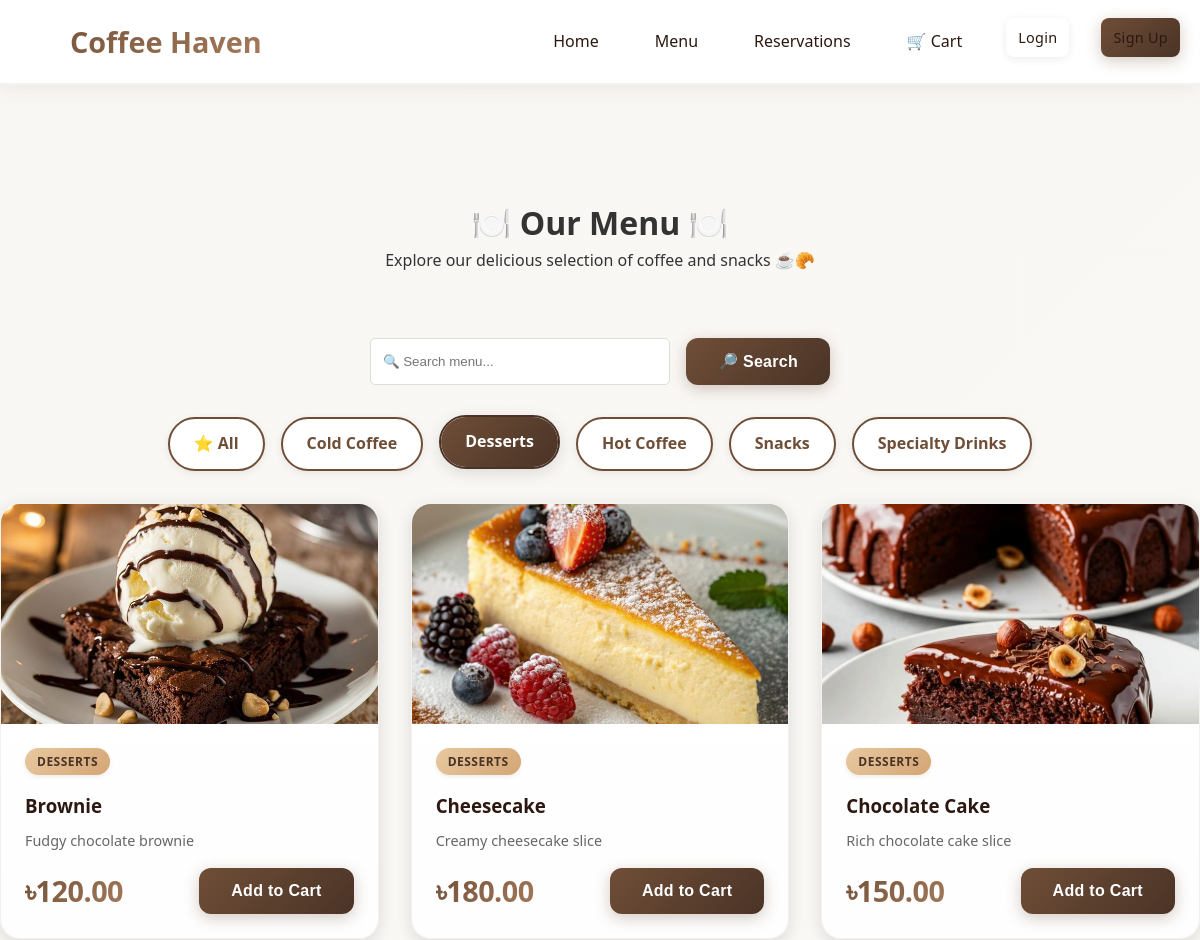
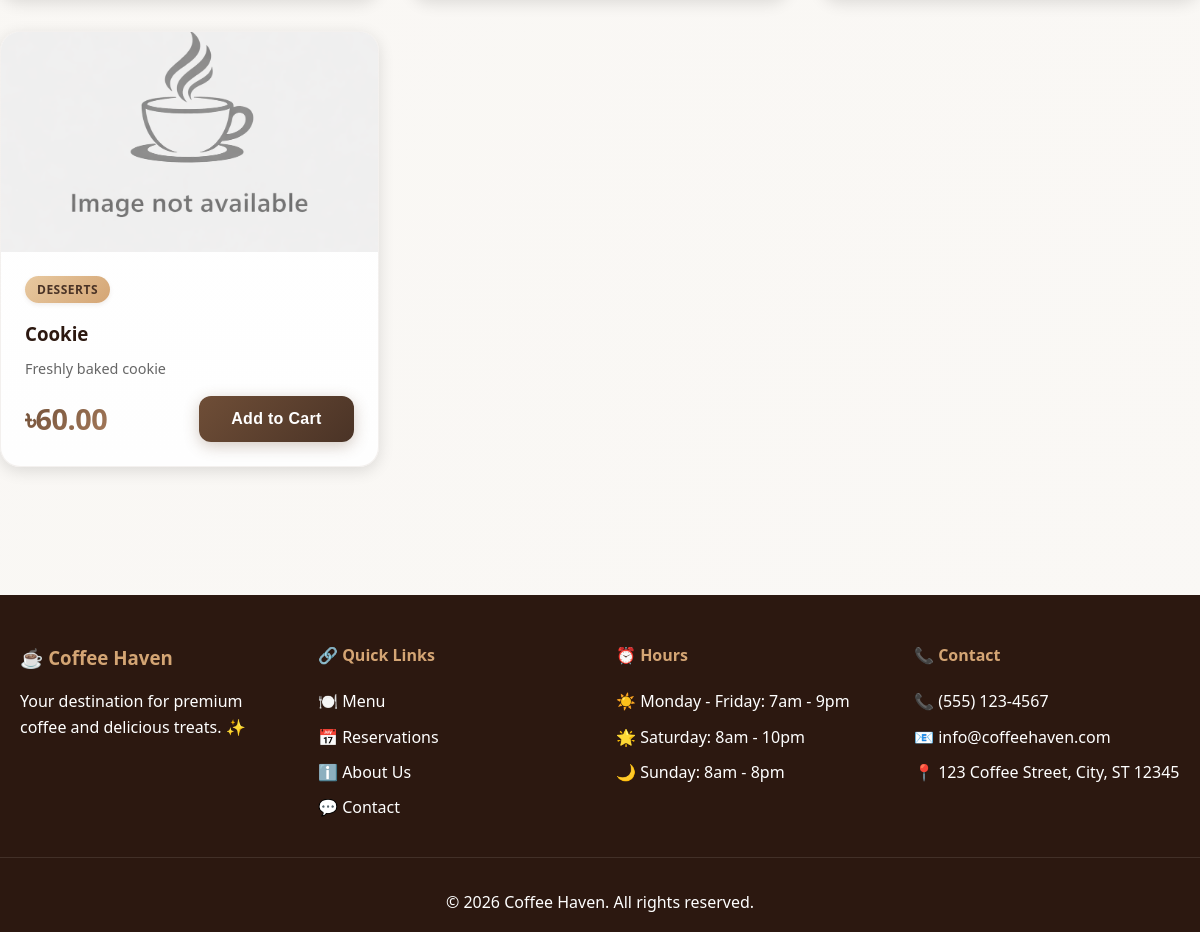
/menu.php?category=5, run on the app's committed database (2 pictures, top to bottom).
### tables this page shows
CREATE TABLE IF NOT EXISTS categories (
    id INT PRIMARY KEY AUTO_INCREMENT,
    name VARCHAR(50) NOT NULL,
    description TEXT,
    image VARCHAR(255)
);

CREATE TABLE IF NOT EXISTS products (
    id INT PRIMARY KEY AUTO_INCREMENT,
    name VARCHAR(100) NOT NULL,
    description TEXT,
    price DECIMAL(10, 2) NOT NULL,
    category_id INT,
    image VARCHAR(255),
    stock INT DEFAULT 0,
    is_available BOOLEAN DEFAULT TRUE,
    created_at TIMESTAMP DEFAULT CURRENT_TIMESTAMP,
    FOREIGN KEY (category_id) REFERENCES categories(id) ON DELETE SET NULL
);

### includes/functions.php (called while the page is built, shortened)
<?php
function format_price($price) {
    return CURRENCY . number_format($price, 2);
}
?>

### menu.php (the view, shortened to what this page needs)
<?php
require_once 'includes/functions.php';
$conn = getDBConnection();
$categories_result = $conn->query("SELECT * FROM categories ORDER BY name");
$category_filter = isset($_GET['category']) ? (int)$_GET['category'] : 0;
$search = isset($_GET['search']) ? sanitize_input($_GET['search']) : '';
$query = "SELECT p.*, c.name as category_name FROM products p
          LEFT JOIN categories c ON p.category_id = c.id
          WHERE p.is_available = 1";
if ($category_filter > 0) {
    $query .= " AND p.category_id = " . $category_filter;
}
$query .= " ORDER BY p.name";
$products_result = $conn->query($query);
?>
<!DOCTYPE html>
<html lang="en">
<head>
    <link rel="stylesheet" href="assets/css/style.css">
</head>
<body>
    <?php include 'includes/header.php'; ?>
    <div class="menu-container">
        <div class="menu-header">
            <h1>🍽️ Our Menu 🍽️</h1>
            <p>Explore our delicious selection of coffee and snacks ☕🥐</p>
        </div>
        <div class="menu-filters">
            <form method="GET" class="search-form">
                <input type="text" name="search" placeholder="🔍 Search menu..." value="<?php echo htmlspecialchars($search); ?>">
                <button type="submit" class="btn btn-primary">🔎 Search</button>
            </form>
            <div class="category-filters">
                <a href="menu.php" class="filter-btn <?php echo $category_filter == 0 ? 'active' : ''; ?>">⭐ All</a>
                <?php while ($category = $categories_result->fetch_assoc()): ?>
                    <a href="menu.php?category=<?php echo $category['id']; ?>"
                       class="filter-btn <?php echo $category_filter == $category['id'] ? 'active' : ''; ?>">
                        <?php echo htmlspecialchars($category['name']); ?>
                    </a>
                <?php endwhile; ?>
            </div>
        </div>
        <div class="products-grid">
            <?php if ($products_result->num_rows > 0): ?>
                <?php while ($product = $products_result->fetch_assoc()): ?>
                    <div class="product-card">
                        <div class="product-image">
                            <img src="assets/images/products/<?php echo htmlspecialchars($product['image']); ?>"
                                 alt="<?php echo htmlspecialchars($product['name']); ?>"
                                 onerror="this.src='assets/images/placeholder.png'">
                        </div>
                        <div class="product-info">
                            <span class="product-category"><?php echo htmlspecialchars($product['category_name']); ?></span>
                            <h3><?php echo htmlspecialchars($product['name']); ?></h3>
                            <p><?php echo htmlspecialchars($product['description']); ?></p>
                            <div class="product-footer">
                                <span class="price"><?php echo format_price($product['price']); ?></span>
                                <form method="POST" action="cart.php" class="add-to-cart-form">
                                    <button type="submit" class="btn btn-primary">Add to Cart</button>
                                </form>
                            </div>
                        </div>
                    </div>
                <?php endwhile; ?>
            <?php else: ?>
                <p class="no-products">No products found.</p>
            <?php endif; ?>
        </div>
    </div>
    <?php
    include 'includes/footer.php';
    ?>
</body>
</html>

### data on the page
categories: name "Cold Coffee"
categories: name "Desserts"
categories: name "Hot Coffee"
categories: name "Snacks"
categories: name "Specialty Drinks"
products: image (picture), category.name "DESSERTS", name "Brownie", description "Fudgy chocolate brownie", price "৳120.00"
products: image (picture), category.name "DESSERTS", name "Cheesecake", description "Creamy cheesecake slice", price "৳180.00"
products: image (picture), category.name "DESSERTS", name "Chocolate Cake", description "Rich chocolate cake slice", price "৳150.00"
products: shows a picture, category.name "DESSERTS", name "Cookie", description "Freshly baked cookie", price "৳60.00"

### other printed values
SITE_NAME "Coffee Haven"
